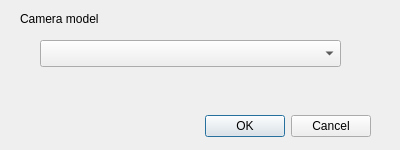
<?xml version="1.0" encoding="UTF-8"?>
<ui version="4.0">
 <class>CameraSelectDialog</class>
 <widget class="QDialog" name="CameraSelectDialog">
  <property name="geometry">
   <rect>
    <x>0</x>
    <y>0</y>
    <width>400</width>
    <height>150</height>
   </rect>
  </property>
  <property name="sizePolicy">
   <sizepolicy hsizetype="Fixed" vsizetype="Fixed">
    <horstretch>0</horstretch>
    <verstretch>0</verstretch>
   </sizepolicy>
  </property>
  <property name="windowTitle">
   <string>Camera model setting</string>
  </property>
  <widget class="QDialogButtonBox" name="buttonBox">
   <property name="geometry">
    <rect>
     <x>30</x>
     <y>110</y>
     <width>341</width>
     <height>32</height>
    </rect>
   </property>
   <property name="orientation">
    <enum>Qt::Horizontal</enum>
   </property>
   <property name="standardButtons">
    <set>QDialogButtonBox::Cancel|QDialogButtonBox::Ok</set>
   </property>
  </widget>
  <widget class="QLabel" name="label">
   <property name="geometry">
    <rect>
     <x>20</x>
     <y>10</y>
     <width>161</width>
     <height>17</height>
    </rect>
   </property>
   <property name="text">
    <string>Camera model</string>
   </property>
  </widget>
  <widget class="QComboBox" name="comboBox_Camera_Model">
   <property name="geometry">
    <rect>
     <x>40</x>
     <y>40</y>
     <width>301</width>
     <height>27</height>
    </rect>
   </property>
  </widget>
 </widget>
 <resources/>
 <connections>
  <connection>
   <sender>buttonBox</sender>
   <signal>accepted()</signal>
   <receiver>CameraSelectDialog</receiver>
   <slot>accept()</slot>
   <hints>
    <hint type="sourcelabel">
     <x>248</x>
     <y>254</y>
    </hint>
    <hint type="destinationlabel">
     <x>157</x>
     <y>274</y>
    </hint>
   </hints>
  </connection>
  <connection>
   <sender>buttonBox</sender>
   <signal>rejected()</signal>
   <receiver>CameraSelectDialog</receiver>
   <slot>reject()</slot>
   <hints>
    <hint type="sourcelabel">
     <x>316</x>
     <y>260</y>
    </hint>
    <hint type="destinationlabel">
     <x>286</x>
     <y>274</y>
    </hint>
   </hints>
  </connection>
 </connections>
</ui>
